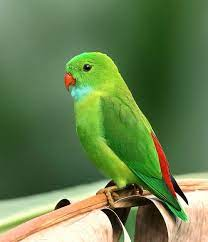
#> input picture 1810676134_Assignment_4/bird.jpeg, 208 x 242 px, found by its file name
$ python Assignment_4.py
#> lines starting #> are read from the running program, lines starting #| are printed output that depends on the picture
import numpy as np
import matplotlib.pyplot as plt
import cv2 as cv
import math


def main():

    img_path='/home/shahadat/Desktop/DIP/bird.jpeg'
    rgb=plt.imread(img_path)
#> rgb is the input picture: shape (242, 208, 3); mean R, G, B 101.7, 126.9, 77.8

    plt.figure(figsize=(50,100))
    plt.subplot(3,2,1)
    plt.title('RGB')
    plt.imshow(rgb)

    grayscale = cv.cvtColor(rgb, cv.COLOR_RGB2GRAY)
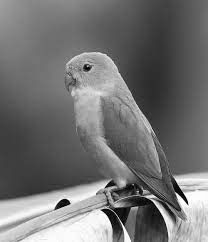
#> grayscale: shape (242, 208); min 0, max 254, mean 113.7
    plt.subplot(3,2,2)
    plt.title('Grayscale')
    plt.imshow(grayscale,cmap='gray')
    kernel = np.array([
        [1,0,-1],
        [3,-1,5],
        [1,2,0]
    ])
    grayscale = cv.cvtColor(rgb, cv.COLOR_RGB2GRAY)
    kernel_output = cv.filter2D(grayscale,-1,kernel)
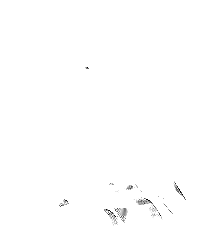
#> kernel_output: shape (242, 208); min 0, max 255, mean 254.1
    plt.subplot(3,2,3)
    plt.title('Built in Filter')
    plt.imshow(kernel_output,cmap='gray')

    plt.subplot(3,2,4)
    plt.title('Built In Histogram')
#> (the run stopped early here; a loop or call above may not have finished)
